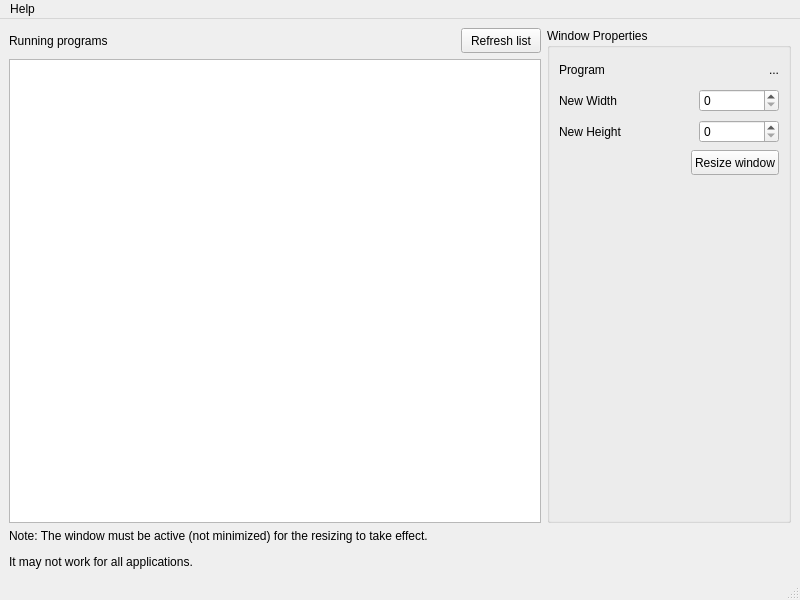
<?xml version="1.0" encoding="UTF-8"?>
<ui version="4.0">
 <class>MainWindow</class>
 <widget class="QMainWindow" name="MainWindow">
  <property name="geometry">
   <rect>
    <x>0</x>
    <y>0</y>
    <width>800</width>
    <height>600</height>
   </rect>
  </property>
  <property name="windowTitle">
   <string>MainWindow</string>
  </property>
  <widget class="QWidget" name="centralwidget">
   <layout class="QGridLayout" name="gridLayout_4">
    <item row="0" column="0">
     <layout class="QGridLayout" name="gridLayout_2">
      <item row="0" column="0">
       <widget class="QLabel" name="runningProcessesLabel">
        <property name="minimumSize">
         <size>
          <width>0</width>
          <height>25</height>
         </size>
        </property>
        <property name="text">
         <string>Running programs</string>
        </property>
       </widget>
      </item>
      <item row="0" column="1">
       <widget class="QPushButton" name="refreshButton">
        <property name="sizePolicy">
         <sizepolicy hsizetype="Maximum" vsizetype="Fixed">
          <horstretch>0</horstretch>
          <verstretch>0</verstretch>
         </sizepolicy>
        </property>
        <property name="minimumSize">
         <size>
          <width>0</width>
          <height>25</height>
         </size>
        </property>
        <property name="text">
         <string>Refresh list</string>
        </property>
       </widget>
      </item>
      <item row="1" column="0" colspan="2">
       <widget class="QTableView" name="processesTableView">
        <property name="sizeAdjustPolicy">
         <enum>QAbstractScrollArea::AdjustToContents</enum>
        </property>
        <attribute name="horizontalHeaderStretchLastSection">
         <bool>true</bool>
        </attribute>
       </widget>
      </item>
     </layout>
    </item>
    <item row="0" column="1">
     <widget class="QGroupBox" name="windowPropertiesGroupbox">
      <property name="sizePolicy">
       <sizepolicy hsizetype="Maximum" vsizetype="Preferred">
        <horstretch>0</horstretch>
        <verstretch>0</verstretch>
       </sizepolicy>
      </property>
      <property name="title">
       <string>Window Properties</string>
      </property>
      <layout class="QGridLayout" name="gridLayout_3">
       <item row="0" column="0" colspan="2">
        <layout class="QGridLayout" name="gridLayout">
         <item row="0" column="0">
          <widget class="QLabel" name="programLabel">
           <property name="minimumSize">
            <size>
             <width>0</width>
             <height>25</height>
            </size>
           </property>
           <property name="text">
            <string>Program</string>
           </property>
          </widget>
         </item>
         <item row="0" column="1" colspan="2">
          <widget class="QLabel" name="programSelectedLabel">
           <property name="minimumSize">
            <size>
             <width>150</width>
             <height>0</height>
            </size>
           </property>
           <property name="text">
            <string>...</string>
           </property>
           <property name="alignment">
            <set>Qt::AlignRight|Qt::AlignTrailing|Qt::AlignVCenter</set>
           </property>
          </widget>
         </item>
         <item row="1" column="0">
          <widget class="QLabel" name="widthLabel">
           <property name="minimumSize">
            <size>
             <width>0</width>
             <height>25</height>
            </size>
           </property>
           <property name="text">
            <string>New Width</string>
           </property>
          </widget>
         </item>
         <item row="1" column="1">
          <spacer name="horizontalSpacer_2">
           <property name="orientation">
            <enum>Qt::Horizontal</enum>
           </property>
           <property name="sizeHint" stdset="0">
            <size>
             <width>37</width>
             <height>18</height>
            </size>
           </property>
          </spacer>
         </item>
         <item row="1" column="2">
          <widget class="QSpinBox" name="widthSpinbox">
           <property name="sizePolicy">
            <sizepolicy hsizetype="Maximum" vsizetype="Fixed">
             <horstretch>0</horstretch>
             <verstretch>0</verstretch>
            </sizepolicy>
           </property>
           <property name="minimumSize">
            <size>
             <width>80</width>
             <height>0</height>
            </size>
           </property>
          </widget>
         </item>
         <item row="2" column="0">
          <widget class="QLabel" name="heightLabel">
           <property name="minimumSize">
            <size>
             <width>0</width>
             <height>25</height>
            </size>
           </property>
           <property name="text">
            <string>New Height</string>
           </property>
          </widget>
         </item>
         <item row="2" column="1">
          <spacer name="horizontalSpacer">
           <property name="orientation">
            <enum>Qt::Horizontal</enum>
           </property>
           <property name="sizeHint" stdset="0">
            <size>
             <width>37</width>
             <height>18</height>
            </size>
           </property>
          </spacer>
         </item>
         <item row="2" column="2">
          <widget class="QSpinBox" name="heightSpinbox">
           <property name="sizePolicy">
            <sizepolicy hsizetype="Maximum" vsizetype="Fixed">
             <horstretch>0</horstretch>
             <verstretch>0</verstretch>
            </sizepolicy>
           </property>
           <property name="minimumSize">
            <size>
             <width>80</width>
             <height>0</height>
            </size>
           </property>
          </widget>
         </item>
        </layout>
       </item>
       <item row="1" column="0">
        <spacer name="horizontalSpacer_3">
         <property name="orientation">
          <enum>Qt::Horizontal</enum>
         </property>
         <property name="sizeHint" stdset="0">
          <size>
           <width>126</width>
           <height>20</height>
          </size>
         </property>
        </spacer>
       </item>
       <item row="1" column="1">
        <widget class="QPushButton" name="resizeButton">
         <property name="minimumSize">
          <size>
           <width>0</width>
           <height>25</height>
          </size>
         </property>
         <property name="text">
          <string>Resize window</string>
         </property>
        </widget>
       </item>
       <item row="2" column="1">
        <spacer name="verticalSpacer">
         <property name="orientation">
          <enum>Qt::Vertical</enum>
         </property>
         <property name="sizeHint" stdset="0">
          <size>
           <width>20</width>
           <height>40</height>
          </size>
         </property>
        </spacer>
       </item>
      </layout>
     </widget>
    </item>
    <item row="1" column="0" colspan="2">
     <widget class="QLabel" name="label">
      <property name="text">
       <string>&lt;html&gt;&lt;head/&gt;&lt;body&gt;&lt;p&gt;Note: The window must be active (not minimized) for the resizing to take effect.&lt;/p&gt;&lt;p&gt;It may not work for all applications.&lt;/p&gt;&lt;/body&gt;&lt;/html&gt;</string>
      </property>
     </widget>
    </item>
   </layout>
  </widget>
  <widget class="QMenuBar" name="menubar">
   <property name="geometry">
    <rect>
     <x>0</x>
     <y>0</y>
     <width>800</width>
     <height>21</height>
    </rect>
   </property>
   <widget class="QMenu" name="menuAbout">
    <property name="title">
     <string>Help</string>
    </property>
    <addaction name="actionAboutQt"/>
    <addaction name="actionAboutWindowResizer"/>
   </widget>
   <addaction name="menuAbout"/>
  </widget>
  <widget class="QStatusBar" name="statusbar"/>
  <action name="actionAboutQt">
   <property name="text">
    <string>About Qt</string>
   </property>
  </action>
  <action name="actionAboutWindowResizer">
   <property name="text">
    <string>About WindowResizer</string>
   </property>
  </action>
 </widget>
 <resources/>
 <connections/>
</ui>
